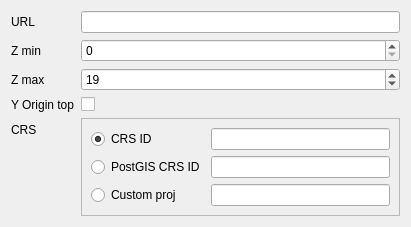
<?xml version="1.0" encoding="UTF-8"?>
<ui version="4.0">
 <class>Form</class>
 <widget class="QWidget" name="Form">
  <property name="geometry">
   <rect>
    <x>0</x>
    <y>0</y>
    <width>411</width>
    <height>205</height>
   </rect>
  </property>
  <property name="windowTitle">
   <string>Form</string>
  </property>
  <layout class="QFormLayout" name="formLayout">
   <item row="0" column="0">
    <widget class="QLabel" name="uRLLabel">
     <property name="text">
      <string>URL</string>
     </property>
    </widget>
   </item>
   <item row="0" column="1">
    <widget class="QLineEdit" name="txtUrl"/>
   </item>
   <item row="1" column="0">
    <widget class="QLabel" name="paramsLabel">
     <property name="text">
      <string>Z min</string>
     </property>
    </widget>
   </item>
   <item row="1" column="1">
    <widget class="QSpinBox" name="spbZMin">
     <property name="maximum">
      <number>25</number>
     </property>
    </widget>
   </item>
   <item row="2" column="0">
    <widget class="QLabel" name="layersLabel">
     <property name="text">
      <string>Z max</string>
     </property>
    </widget>
   </item>
   <item row="2" column="1">
    <widget class="QSpinBox" name="spbZMax">
     <property name="maximum">
      <number>25</number>
     </property>
     <property name="value">
      <number>19</number>
     </property>
    </widget>
   </item>
   <item row="3" column="0">
    <widget class="QLabel" name="turnOverLabel">
     <property name="text">
      <string>Y Origin top</string>
     </property>
    </widget>
   </item>
   <item row="3" column="1">
    <widget class="QCheckBox" name="chkOriginTop"/>
   </item>
   <item row="4" column="0">
    <widget class="QLabel" name="label">
     <property name="text">
      <string>CRS</string>
     </property>
    </widget>
   </item>
   <item row="4" column="1">
    <widget class="QFrame" name="frame">
     <property name="frameShape">
      <enum>QFrame::StyledPanel</enum>
     </property>
     <property name="frameShadow">
      <enum>QFrame::Raised</enum>
     </property>
     <layout class="QGridLayout" name="gridLayout">
      <item row="0" column="0">
       <widget class="QRadioButton" name="rbCrsId">
        <property name="text">
         <string>CRS ID</string>
        </property>
        <property name="checked">
         <bool>true</bool>
        </property>
       </widget>
      </item>
      <item row="1" column="0">
       <widget class="QRadioButton" name="rbPostgisCrsId">
        <property name="text">
         <string>PostGIS CRS ID</string>
        </property>
       </widget>
      </item>
      <item row="2" column="0">
       <widget class="QRadioButton" name="rbCustomProj">
        <property name="text">
         <string>Custom proj</string>
        </property>
       </widget>
      </item>
      <item row="2" column="1">
       <widget class="QLineEdit" name="spnCustomProj"/>
      </item>
      <item row="0" column="1">
       <widget class="QLineEdit" name="txtCrsId">
        <property name="inputMask">
         <string/>
        </property>
        <property name="text">
         <string/>
        </property>
       </widget>
      </item>
      <item row="1" column="1">
       <widget class="QLineEdit" name="txtPostgisCrsId">
        <property name="inputMask">
         <string/>
        </property>
       </widget>
      </item>
     </layout>
    </widget>
   </item>
  </layout>
 </widget>
 <resources/>
 <connections/>
</ui>
